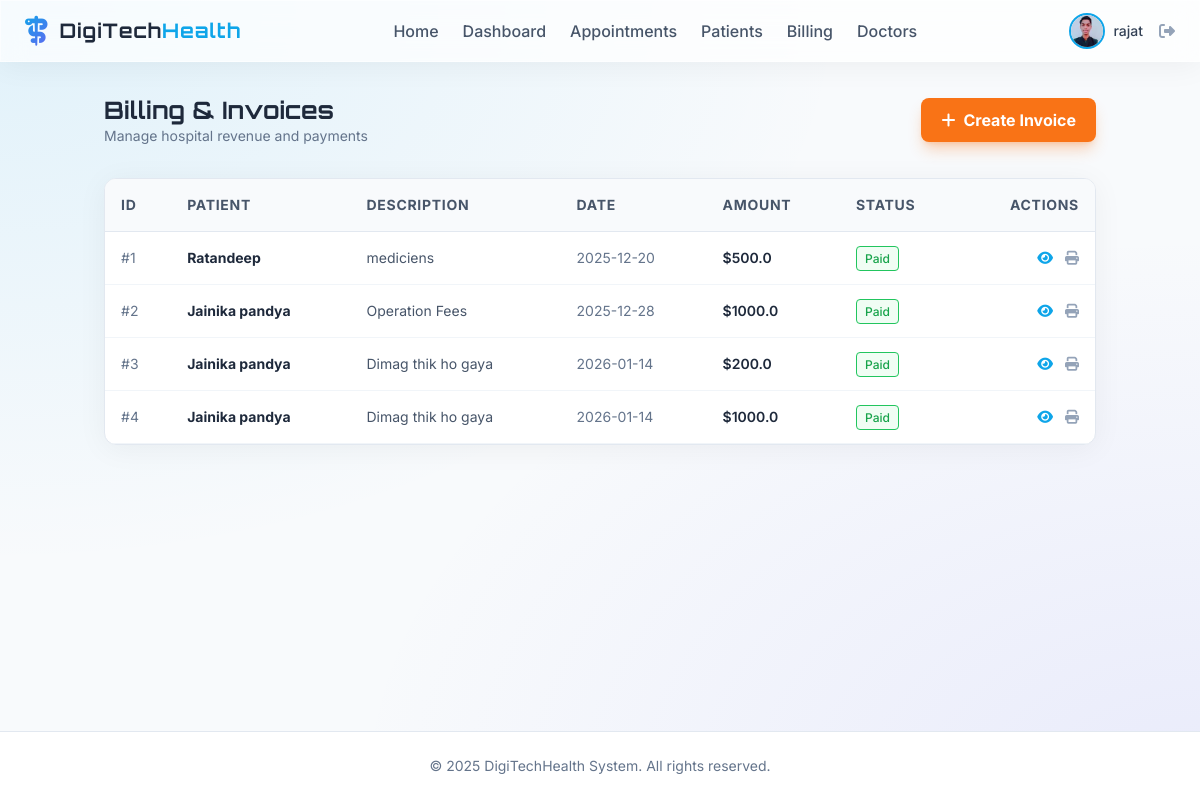
Page /invoices (signed in) on the committed database.
### app/models.py (models this page shows, shortened)
class User(db.Model, UserMixin):
    id = db.Column(db.Integer, primary_key=True)
    username = db.Column(db.String(20), unique=True, nullable=False)
    email = db.Column(db.String(120), unique=True, nullable=False)
    image_file = db.Column(db.String(20), nullable=False, default='default.jpg')
    password_hash = db.Column(db.String(128))
    role = db.Column(db.String(20), nullable=False, default='patient')

class Invoice(db.Model):
    id = db.Column(db.Integer, primary_key=True)
    patient_id = db.Column(db.Integer, db.ForeignKey('patient.id'), nullable=False)
    amount = db.Column(db.Float, nullable=False)
    status = db.Column(db.String(20), nullable=False, default='Pending') # Pending, Paid
    description = db.Column(db.String(200), nullable=False)
    date_issued = db.Column(db.DateTime, nullable=False, default=db.func.current_timestamp())
    patient = db.relationship('Patient', backref='invoices')

class Patient(db.Model):
    id = db.Column(db.Integer, primary_key=True)
    user_id = db.Column(db.Integer, db.ForeignKey('user.id'), nullable=True) # Optional link to User account
    name = db.Column(db.String(100), nullable=False)
    age = db.Column(db.Integer, nullable=True)
    gender = db.Column(db.String(10), nullable=True)
    contact = db.Column(db.String(15), nullable=True)
    address = db.Column(db.Text, nullable=True)
    medical_history = db.Column(db.Text, nullable=True)
    image_file = db.Column(db.String(20), nullable=False, default='default.jpg')
    date_created = db.Column(db.DateTime, nullable=False, default=db.func.current_timestamp())
    user = db.relationship('User', backref=db.backref('patient_profile', uselist=False))

### app/billing/routes.py (the view)
@billing.route("/invoices")
@login_required
def list_invoices():
    if current_user.role == 'admin' or current_user.role == 'receptionist':
        invoices = Invoice.query.all()
    elif current_user.role == 'doctor':
        invoices = Invoice.query.all()
    else:
        patient = Patient.query.filter_by(user_id=current_user.id).first()
        if patient:
            invoices = Invoice.query.filter_by(patient_id=patient.id).all()
        else:
            invoices = []
    return render_template('billing/list.html', invoices=invoices)

### app/models.py (called while the page is built)
@login_manager.user_loader
def load_user(user_id):
    return User.query.get(int(user_id))

### app/templates/billing/list.html
{% extends "base.html" %}
{% block content %}
<div class="flex justify-between items-center mb-8">
    <div>
        <h2 class="text-2xl font-display font-bold text-slate-800">Billing & Invoices</h2>
        <p class="text-slate-500 text-sm">Manage hospital revenue and payments</p>
    </div>
    <a href="{{ url_for('billing.create_invoice') }}"
        class="px-5 py-2.5 bg-orange-500 text-white font-bold rounded-lg hover:bg-orange-600 transition-colors shadow-lg shadow-orange-500/30 flex items-center">
        <i class="fa-solid fa-plus mr-2"></i> Create Invoice
    </a>
</div>
<div class="glass border border-slate-200 rounded-xl overflow-hidden bg-white">
    <div class="overflow-x-auto">
        <table class="w-full text-left border-collapse">
            <thead>
                <tr class="bg-slate-50 text-slate-600 text-sm uppercase tracking-wider">
                    <th class="p-4 border-b border-slate-200">ID</th>
                    <th class="p-4 border-b border-slate-200">Patient</th>
                    <th class="p-4 border-b border-slate-200">Description</th>
                    <th class="p-4 border-b border-slate-200">Date</th>
                    <th class="p-4 border-b border-slate-200">Amount</th>
                    <th class="p-4 border-b border-slate-200">Status</th>
                    <th class="p-4 border-b border-slate-200 text-right">Actions</th>
                </tr>
            </thead>
            <tbody class="text-sm">
                {% for invoice in invoices %}
                <tr class="hover:bg-slate-50 transition-colors border-b border-slate-100">
                    <td class="p-4 text-slate-500">#{{ invoice.id }}</td>
                    <td class="p-4 font-bold text-slate-800">{{ invoice.patient.name }}</td>
                    <td class="p-4 text-slate-600">{{ invoice.description }}</td>
                    <td class="p-4 text-slate-500">{{ invoice.date_issued.strftime('%Y-%m-%d') }}</td>
                    <td class="p-4 font-semibold text-slate-800">${{ invoice.amount }}</td>
                    <td class="p-4">
                        <span class="text-xs px-2 py-1 rounded border font-medium
                        {% if invoice.status == 'Paid' %} border-green-500 text-green-600 bg-green-50
                        {% else %} border-orange-500 text-orange-600 bg-orange-50 {% endif %}">
                            {{ invoice.status }}
                        </span>
                    </td>
                    <td class="p-4 text-right">
                        <a href="{{ url_for('billing.view_invoice', invoice_id=invoice.id) }}"
                            class="text-primary hover:text-sky-700 transition-colors mr-2">
                            <i class="fa-solid fa-eye"></i>
                        </a>
                        <a href="#" class="text-slate-400 hover:text-slate-700 transition-colors">
                            <i class="fa-solid fa-print"></i>
                        </a>
                    </td>
                </tr>
                {% else %}
                <tr>
                    <td colspan="7" class="p-8 text-center text-slate-500">
                        No invoices found.
                    </td>
                </tr>
                {% endfor %}
            </tbody>
        </table>
    </div>
</div>
{% endblock %}

### app/templates/base.html (shortened to what this page needs)
<!doctype html>
<html lang="en">
<head>
  <script src="https://cdn.tailwindcss.com"></script>
  <link rel="stylesheet" href="https://cdnjs.cloudflare.com/ajax/libs/font-awesome/6.4.0/css/all.min.css">
  <link rel="stylesheet" href="{{ url_for('static', filename='css/main.css') }}">
</head>
<body class="overflow-x-hidden">
  <div class="min-h-screen flex flex-col">
    {% if current_user.is_authenticated %}
    <nav class="glass sticky top-0 z-50 px-6 py-3 flex justify-between items-center">
      <div class="flex items-center">
        <i class="fa-solid fa-staff-snake text-3xl gradient-text mr-3"></i>
        <a href="{{ url_for('main.home') }}" class="text-xl font-display font-bold text-slate-800 tracking-wider">
          DigiTech<span class="text-primary">Health</span>
        </a>
      </div>
      <div class="hidden lg:flex items-center space-x-6">
        <a href="{{ url_for('main.home') }}"
          class="font-medium text-slate-600 hover:text-primary transition-colors {{ 'text-primary' if request.endpoint == 'main.home' }}">Home</a>
        {% if current_user.role in ['admin', 'doctor', 'receptionist'] %}
        <a href="{{ url_for('main.dashboard') }}"
          class="font-medium text-slate-600 hover:text-primary transition-colors {{ 'text-primary' if request.endpoint == 'main.dashboard' }}">Dashboard</a>
        {% endif %}
        <a href="{{ url_for('appointment.list_appointments') }}"
          class="font-medium text-slate-600 hover:text-primary transition-colors {{ 'text-primary' in request.endpoint and 'appointment' in request.endpoint }}">Appointments</a>
        <a href="{{ url_for('patient.list_patients') }}"
          class="font-medium text-slate-600 hover:text-primary transition-colors {{ 'text-primary' in request.endpoint and 'patient' in request.endpoint }}">
          {{ 'Patients' if current_user.role in ['admin', 'doctor', 'receptionist'] else 'My Profile' }}
        </a>
        <a href="{{ url_for('billing.list_invoices') }}"
          class="font-medium text-slate-600 hover:text-primary transition-colors {{ 'text-primary' in request.endpoint and 'billing' in request.endpoint }}">
          {{ 'Billing' if current_user.role in ['admin', 'doctor', 'receptionist'] else 'My Invoices' }}
        </a>
        {% if current_user.role in ['admin', 'doctor', 'receptionist'] %}
        <a href="{{ url_for('doctor.list_doctors') }}"
          class="font-medium text-slate-600 hover:text-primary transition-colors {{ 'text-primary' in request.endpoint and 'doctor' in request.endpoint }}">Doctors</a>
        {% endif %}
      </div>
      <div class="flex items-center space-x-4">
        <a href="{{ url_for('main.account') }}" class="flex items-center space-x-2 group">
          <div class="relative">
            <img
              class="h-9 w-9 rounded-full object-cover border-2 border-primary group-hover:border-secondary transition-colors"
              src="{{ url_for('static', filename='profile_pics/' + current_user.image_file) }}"
              alt="{{ current_user.username }}">
          </div>
          <span class="hidden md:block font-medium text-sm text-slate-700 group-hover:text-primary transition-colors">{{
            current_user.username }}</span>
        </a>
        <a href="{{ url_for('auth.logout') }}" class="text-slate-400 hover:text-red-500 transition-colors"
          title="Logout">
          <i class="fa-solid fa-right-from-bracket"></i>
        </a>
      </div>
    </nav>
    {% endif %}
    <main class="flex-1 container mx-auto px-4 py-8">
      <div class="fade-in-up">
        {% block content %}{% endblock %}
      </div>
    </main>
    <footer class="bg-white border-t border-slate-200 py-6 mt-auto">
      <div class="container mx-auto px-4 text-center text-slate-500 text-sm">
        &copy; 2025 DigiTechHealth System. All rights reserved.
      </div>
    </footer>
  </div>
</body>
</html>

### app/static/css/main.css (style rules this page uses)
.glass { background: rgba(255, 255, 255, 0.7); backdrop-filter: blur(12px); -webkit-backdrop-filter: blur(12px); border: 1px solid rgba(255, 255, 255, 0.5); box-shadow: 0 4px 30px rgba(0, 0, 0, 0.05); }
.gradient-text { background: linear-gradient(135deg, #0ea5e9, #6366f1); -webkit-background-clip: text; background-clip: text; color: transparent; }

### app/templates/base.html (style rules this page uses)
body { background-color: #f8fafc; background-image: radial-gradient(at 0% 0%, rgba(14, 165, 233, 0.1) 0, transparent 50%), radial-gradient(at 100% 100%, rgba(99, 102, 241, 0.1) 0, transparent 50%); color: #1e293b; font-family: 'Inter', sans-serif; min-height: 100vh; }

### rows in the picture
User: role "Patients", role "Billing", image_file (picture), username "rajat"
Invoice: id "1", patient.name "Ratandeep", description "mediciens", date_issued "2025-12-20", amount "500.0", status "Paid"
Invoice: id "2", patient.name "Jainika pandya", description "Operation Fees", date_issued "2025-12-28", amount "1000.0", status "Paid"
Invoice: id "3", patient.name "Jainika pandya", description "Dimag thik ho gaya", date_issued "2026-01-14", amount "200.0", status "Paid"
Invoice: id "4", patient.name "Jainika pandya", description "Dimag thik ho gaya", date_issued "2026-01-14", amount "1000.0", status "Paid"
